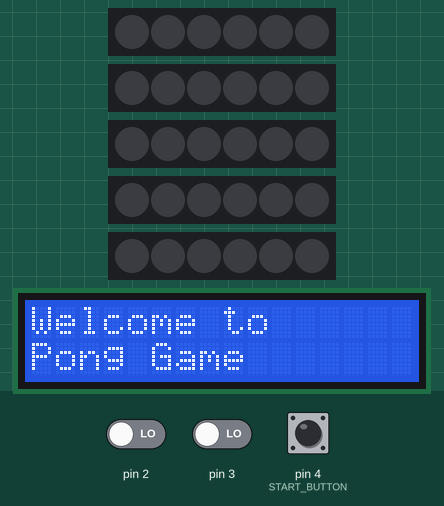
A sketch run on a simulated Arduino Uno, built with avr-gcc and run on an emulated ATmega328P. On the bench: 5 × 6 RGB LEDs in strip order, left to right, 16×2 character LCD. The test bench sets the inputs (shaded band); at power-on: pin 4 (START_BUTTON) LOW, pin 2 LOW, pin 3 LOW.

Above: at 1.2 s.
1.3 s: pin 4 (START_BUTTON) pulled HIGH for 0.15 s
At 2.7 s:
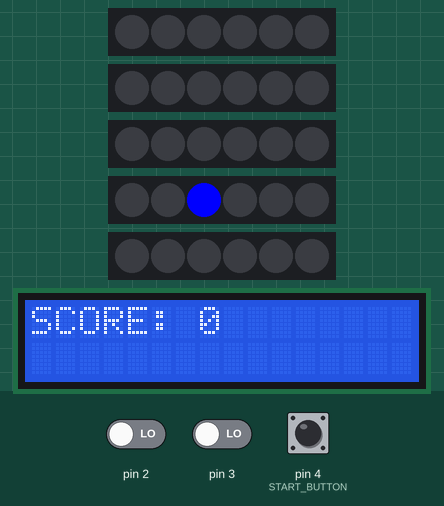
4.4 s: pin 4 (START_BUTTON) pulled HIGH for 1 s
At 5.1 s:
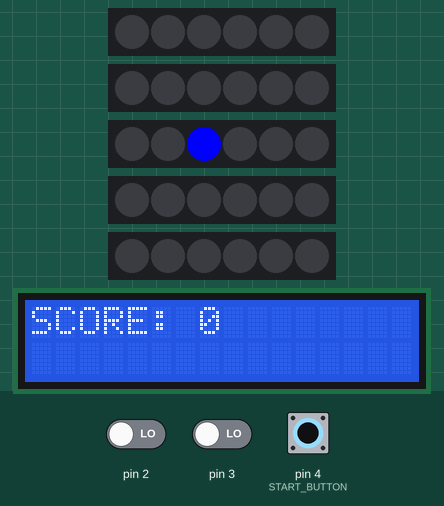
11.4 s: pin 2 driven HIGH
14.4 s: pin 4 (START_BUTTON) pulled HIGH for 3.2 s
At 18.2 s:
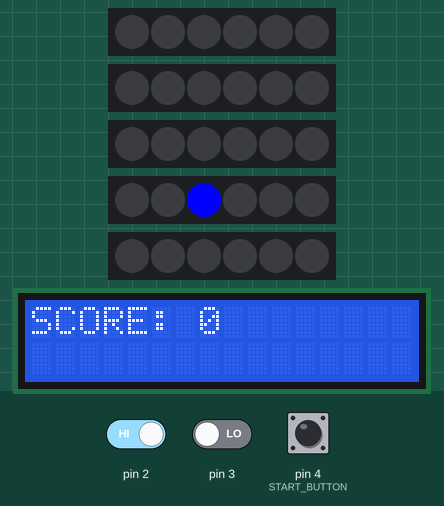
19.1 s: pin 4 (START_BUTTON) pulled HIGH for 1 s
At 19.9 s:
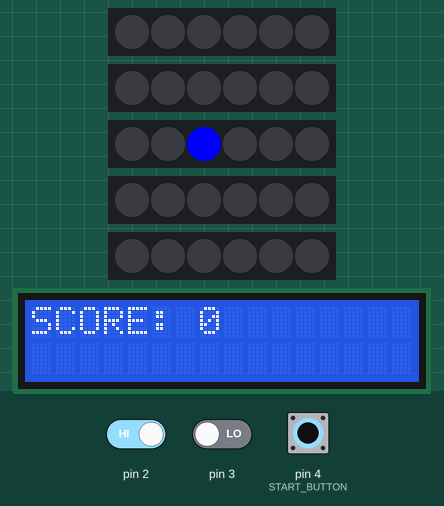
Timing chart, 0 to 22.6 s (numbered marks = the images above; inputs shaded):
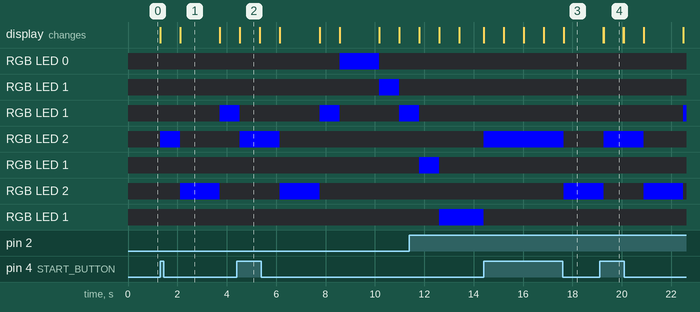

Measured:
- after the input at 1.3 s, RGB LED 1: off → RGB(0, 0, 255) after 2.4 s; RGB LED 2: off → RGB(0, 0, 255) at once, → off 0.81 s later; RGB LED 2: off → RGB(0, 0, 255) after 0.81 s, → off 1.6 s later; the display: first changes at once (image 1 shows a later state)
- after the input at 4.4 s, the display: first changes after 0.13 s (image 2 shows a later state)
- after the input at 14.4 s, RGB LED 2: off → RGB(0, 0, 255) at once, → off 3.2 s later; RGB LED 2: off → RGB(0, 0, 255) after 3.2 s; RGB LED 1: RGB(0, 0, 255) → off at once; the display: first changes at once (image 3 shows a later state)
- after the input at 19.1 s, the display: first changes after 0.16 s (image 4 shows a later state)
- what the display in image 1 shows lasts 1.6 s, from 2.1 s to 3.7 s
- what the display in image 2 shows lasts 0.8 s, from 4.5 s to 5.3 s

The sketch:

pong.ino
```cpp
#include <Adafruit_NeoPixel.h>
#include <LiquidCrystal.h>

#define PIN1 8
#define PIN2 9
#define PIN3 10
#define PIN4 11
#define PIN5 12

#define NUMPIXELS 6
#define MAX_COMPONENTS 5
#define LEDS_BAR 3
#define START_BUTTON 4

#define BALL_X_INIT_POS 2
#define BALL_Y_INIT_POS 2

struct Point{
  int x=NULL;
  int y=NULL;
};

LiquidCrystal lcd(A0, A1, A2, A3, A4, A5);

Adafruit_NeoPixel enemy_bar = Adafruit_NeoPixel(NUMPIXELS, PIN1, NEO_GRB + NEO_KHZ800);
Adafruit_NeoPixel background1 = Adafruit_NeoPixel(NUMPIXELS, PIN2, NEO_GRB + NEO_KHZ800);
Adafruit_NeoPixel background2 = Adafruit_NeoPixel(NUMPIXELS, PIN3, NEO_GRB + NEO_KHZ800);
Adafruit_NeoPixel background3 = Adafruit_NeoPixel(NUMPIXELS, PIN4, NEO_GRB + NEO_KHZ800);
Adafruit_NeoPixel user_bar = Adafruit_NeoPixel(NUMPIXELS, PIN5, NEO_GRB + NEO_KHZ800);

Adafruit_NeoPixel array_obj[] = {enemy_bar, background1, background2, background3, user_bar};

int score = 0;
String moviment="move_down";
int delayval = 800;
bool game=false;
Point ball_position = {BALL_X_INIT_POS, BALL_Y_INIT_POS};
unsigned int user_position = ball_position.y;
unsigned int enemy_position = ball_position.y;
int button_start_state = 0;

void verify_colision(){
  if (moviment == "move_down"){
    if (ball_position.x == MAX_COMPONENTS-1){
      moviment = "game_off";
    }
    else if (ball_position.x+1 == MAX_COMPONENTS-1 && ball_position.y == user_position){
      moviment="move_up_left";
    }
    else if (ball_position.x+1 == MAX_COMPONENTS-1 && ball_position.y == user_position+1){
      moviment="move_up";
    }
    else if (ball_position.x+1 == MAX_COMPONENTS-1 && ball_position.y == user_position+2){
      moviment="move_up_right";
    }
    else{
      move_down();
    }
  }
  else if (moviment == "move_up"){
    if (ball_position.x-1 == 0 && ball_position.y == enemy_position){
      moviment="move_down_left";
      score++;
    }
    else if (ball_position.x-1 == 0 && ball_position.y == enemy_position+1){
      moviment="move_down";
      score++;
    }
    else if (ball_position.x-1 == 0 && ball_position.y == enemy_position+2){
      moviment="move_down_right";
      score++;
    }
    else{
      move_up();
    }
  }
  else if (moviment == "move_down_left"){
    if (ball_position.x == MAX_COMPONENTS-1){
      moviment = "game_off";
    }
    else if (ball_position.x+1 == MAX_COMPONENTS-1 && ball_position.y-1 == user_position){
      moviment="move_up_left";
    }
    else if (ball_position.x+1 == MAX_COMPONENTS-1 && ball_position.y-1 == user_position+1){
      ball_position.y -= 1;
      moviment="move_up";
    }
    else if (ball_position.x+1 == MAX_COMPONENTS-1 && ball_position.y-1 == user_position+2){
      moviment="move_up_right";
    }
    else if (ball_position.y-1 < 0){
      moviment="move_down_right";
    }
    else{
      move_down_left();
    }
  }
  else if (moviment == "move_down_right"){
    if (ball_position.x == MAX_COMPONENTS-1){
      moviment = "game_off";
    }
    else if (ball_position.x+1 == MAX_COMPONENTS-1 && ball_position.y+1 == user_position){
      moviment="move_up_left";
    }
    else if (ball_position.x+1 == MAX_COMPONENTS-1 && ball_position.y+1 == user_position+1){
      ball_position.y += 1;
      moviment="move_up";
    }
    else if (ball_position.x+1 == MAX_COMPONENTS-1 && ball_position.y+1 == user_position+2){
      moviment="move_up_right";
    }
    else if (ball_position.y+1 > NUMPIXELS-1){
      moviment="move_down_left";
    }
    else{
      move_down_right();
    }
  }
  else if (moviment == "move_up_left"){
    if (ball_position.x-1 == 0 && ball_position.y-1 == enemy_position){
      moviment="move_down_left";
      score++;
    }
    else if (ball_position.x-1 == 0 && ball_position.y-1 == enemy_position+1){
      ball_position.y -= 1;
      moviment="move_down";
      score++;
    }
    else if (ball_position.x-1 == 0 && ball_position.y-1 == enemy_position+2){
      moviment="move_down_right";
      score++;
    }
    else if (ball_position.y-1 < 0){
      moviment="move_up_right";
    }
    else{
      move_up_left();
    }
  }
  else if (moviment == "move_up_right"){
    if (ball_position.x-1 == 0 && ball_position.y+1 == enemy_position){
      score++;
      moviment="move_down_left";
    }
    else if (ball_position.x-1 == 0 && ball_position.y+1 == enemy_position+1){
      ball_position.y += 1;
      score++;
      moviment="move_down";
    }
    else if (ball_position.x-1 == 0 && ball_position.y+1 == enemy_position+2){
      score++;
      moviment="move_down_right";
    }
    else if (ball_position.y+1 > NUMPIXELS-1){
      moviment="move_up_left";
    }
    else{
      move_up_right();
    }
  }
  else{
    game = false;
    game_over();
  }
}

void move_down_right(){
  for (int i=0; i < MAX_COMPONENTS-1; i++){
    if (i == ball_position.x){
        array_obj[i+1].setPixelColor(ball_position.y + 1, array_obj[i+1].Color(0, 0, 255));
        ball_position.x += 1;
        ball_position.y += 1;
        break;
    }
  }
}

void move_down_left(){
  for (int i=0; i < MAX_COMPONENTS-1; i++){
    if (i == ball_position.x){
        array_obj[i+1].setPixelColor(ball_position.y-1, array_obj[i+1].Color(0, 0, 255));
        ball_position.x += 1;
        ball_position.y -= 1;
        break;
    }
  }
}

void move_up_right(){
  for (int i=MAX_COMPONENTS-1; i > 0; i--){
    if (i == ball_position.x){
        array_obj[i-1].setPixelColor(ball_position.y + 1, array_obj[i-1].Color(0, 0, 255));
        ball_position.x -= 1;
        ball_position.y += 1;
        break;
    }
  }
}

void move_up_left(){
  for (int i=MAX_COMPONENTS-1; i > 0; i--){
    if (i == ball_position.x){
        array_obj[i-1].setPixelColor(ball_position.y-1, array_obj[i-1].Color(0, 0, 255));
        ball_position.x -= 1;
        ball_position.y -= 1;
        break;
    }
  }
}

void move_up(){
  for (int i=MAX_COMPONENTS-1; i > 0; i--){
    if (i == ball_position.x){
      array_obj[i-1].setPixelColor(ball_position.y, array_obj[i-1].Color(0, 0, 255));
      ball_position.x -= 1;
      break;
    }
  }
}

void move_down(){
  for (int i=0; i < MAX_COMPONENTS; i++){
    if (i == ball_position.x){
      array_obj[i+1].setPixelColor(ball_position.y, array_obj[i+1].Color(0, 0, 255));
      ball_position.x += 1;
      break;
    }
  }
}

void update_ball(){
  for (int i=0; i < MAX_COMPONENTS; i++){
    if (i == ball_position.x){
      array_obj[i].setPixelColor(ball_position.y, user_bar.Color(0, 0, 255));
    }
  }
}

void clear_leds(){
  for (int i=0; i < MAX_COMPONENTS; i++){
  	array_obj[i].clear();
  }
}

void begin_neo_pixels(){
  for (int i=0; i < MAX_COMPONENTS; i++){
  	array_obj[i].begin();
  }
}

void show_leds(){
  for (int i=0; i < MAX_COMPONENTS; i++){
  	array_obj[i].show();
  }
}

void decrement(){
  if (user_position != 0 ){
  	user_position--;
  }
}

void increment(){
  if (user_position+LEDS_BAR != NUMPIXELS){
    user_position++;
  }
}

void updateUserBar(){
  for (int i=user_position; i< user_position+LEDS_BAR; i++){
    user_bar.setPixelColor(i, user_bar.Color(0, 255, 0));
  }
}

void updateEnemyBar(){
  if (ball_position.y+LEDS_BAR <= NUMPIXELS){
    for (int i=ball_position.y; i< ball_position.y+LEDS_BAR; i++){
          enemy_position=ball_position.y;
          enemy_bar.setPixelColor(i, enemy_bar.Color(255, 0, 0));
    }
  }
  else{
    for (int i=enemy_position; i< enemy_position+LEDS_BAR; i++){
          enemy_bar.setPixelColor(i, enemy_bar.Color(255, 0, 0));
    }
  }
}

void update_lcd(){
  lcd.clear();
  lcd.setCursor(0, 0);
  lcd.print("SCORE:");
  lcd.setCursor(7, 0);
  lcd.print(score);
}

void setup() {
  attachInterrupt(digitalPinToInterrupt(2), increment, RISING);
  attachInterrupt(digitalPinToInterrupt(3), decrement, RISING);
  pinMode(START_BUTTON, INPUT);
  begin_neo_pixels();
  lcd.begin(16, 2);
  lcd.print("Welcome to");
  lcd.setCursor(0, 1);
  lcd.print("Pong Game");
  Serial.begin(9600);
}

void reset_variables(){
  game ? game=false : game=true;
  ball_position.x = BALL_X_INIT_POS;
  ball_position.y = BALL_Y_INIT_POS;
  user_position = ball_position.y;
  enemy_position = ball_position.y;
  moviment="move_down";
  score = 0;
  if (!game){
    game_over();
  }
}

void game_over(){
  lcd.clear();
  lcd.setCursor(0, 0);
  lcd.print("Game Over");
  lcd.setCursor(0, 1);
  lcd.print("Final Score:");
  lcd.setCursor(12, 1);
  lcd.print(score);
}

void loop() {
  button_start_state = digitalRead(START_BUTTON);
  if (button_start_state){
    reset_variables();
  }
  if (game){
    clear_leds();
    update_lcd();
    updateUserBar();
    updateEnemyBar();
    update_ball();
    show_leds();
    verify_colision();
    delay(delayval);
  }
}
```
